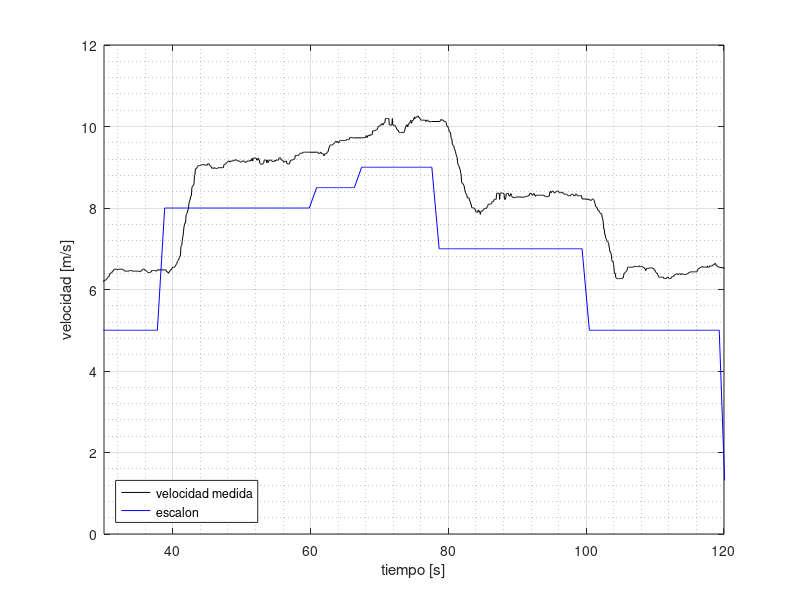

This chart was generated by the following MATLAB code:
%% CARGA DE DATOS
[ALL]=csvread('Prueba_1.csv'); %%valor de muestras
[A]=ALL(:,2); %temp
[B]=ALL(:,3); %hum1
[C]=ALL(:,4); %hum
[D]=ALL(:,5); %pres
[E]=ALL(:,6); %densidad
[F]=ALL(:,7); %lec DdP (V)  
[G]=ALL(:,8); %DdP (P)
[H]=ALL(:,9); %DdP c/filtro  
[I]=ALL(:,10); %v s/filtro
[J]=ALL(:,11); %v c/filtro
[K]=ALL(:,12); %tiempo
K=K/1000;
[L]=ALL(:,13);  %pwm f
[M]=ALL(:,14);  %control
[T]=ALL(:,15); %v ref
[O]=ALL(:,16); %error


figure(1)
plot(K,J,'k',K,T,'b');%v c/f. + v ref
xlim([30 120])
xlabel('tiempo [s]') 
ylabel('velocidad [m/s]') 
legend({'velocidad medida','escalon'},'Location','southwest')
grid on
grid minor